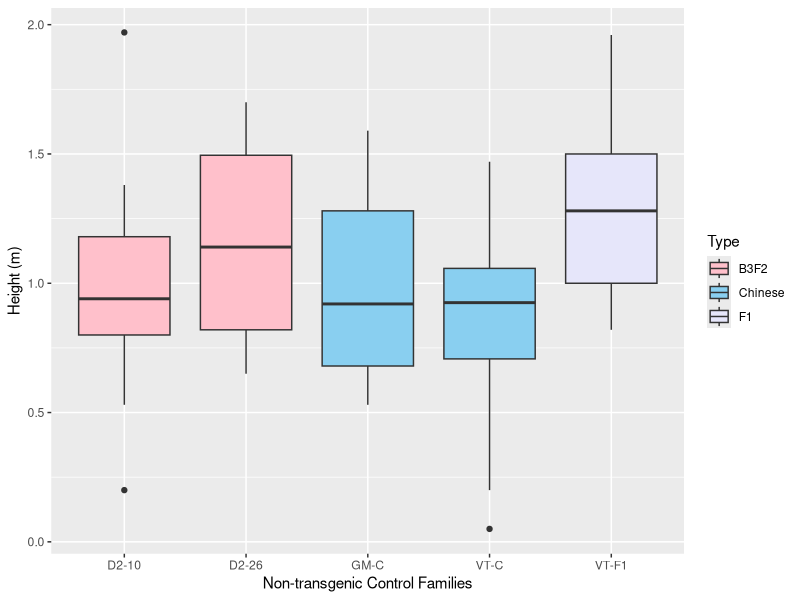

Write the R code that produced this figure.
library(dplyr)
library(ggplot2)
Controls <- read.csv("CGarden_Controls_121023.csv")
Controls
ggplot(Controls, aes(x = Mother, y = Height, fill = Type))+
  geom_boxplot()+
  ylab("Height (m)")+
  xlab("Non-transgenic Control Families")+
  scale_fill_manual(values = c("pink", "#89CFF0", "lavender"))
                    